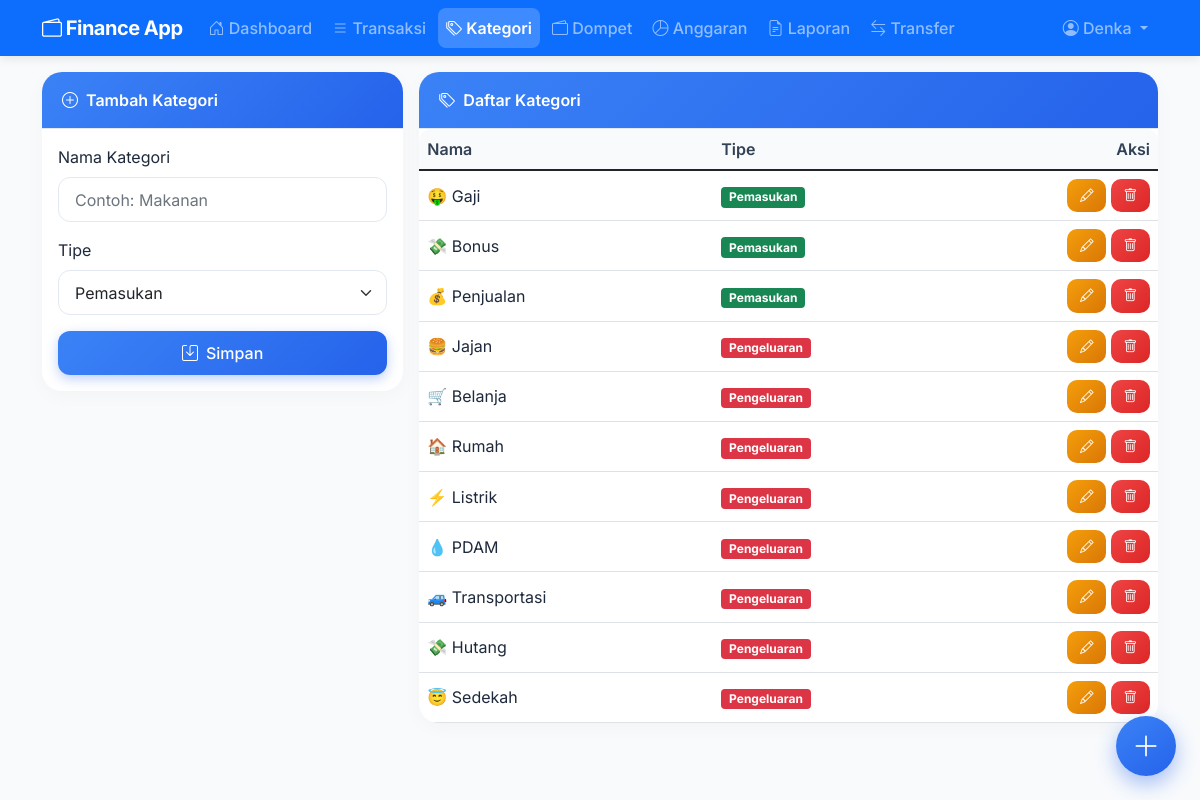
The page /categories (signed in) on the database as committed earlier.
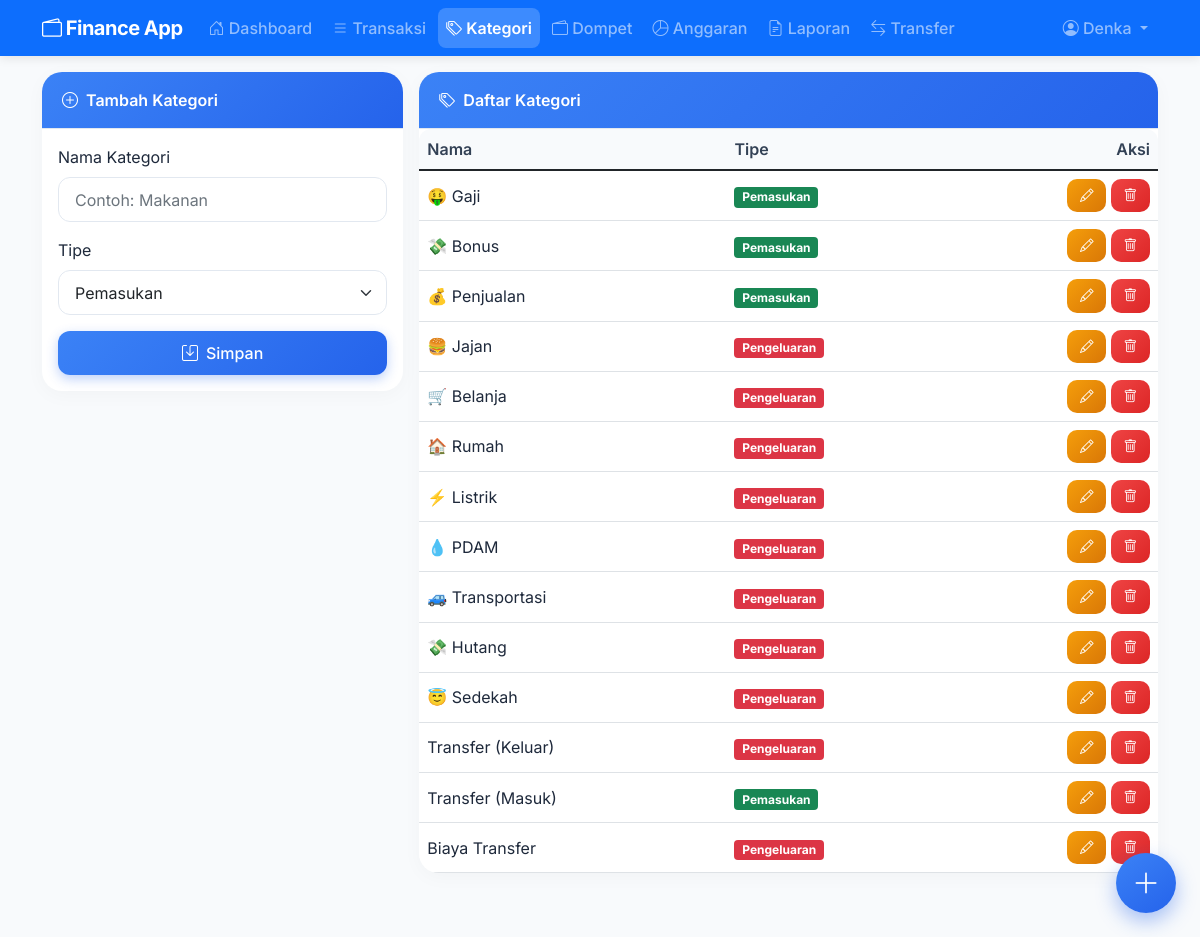
The same page on the database as committed later.
### models.py (models this page shows)
class Category(db.Model):
    id = db.Column(db.Integer, primary_key=True)
    name = db.Column(db.String(100), nullable=False)
    type = db.Column(db.String(10))  # 'income' atau 'expense'
    user_id = db.Column(db.Integer, db.ForeignKey('user.id'), nullable=False)

### app.py (the view)
@app.route('/categories')
@login_required
def categories():
    cats = Category.query.filter_by(user_id=current_user.id).all()
    return render_template('categories.html', categories=cats)

### app.py (called while the page is built)
@login_manager.user_loader
def load_user(user_id):
    return User.query.get(int(user_id))

### templates/categories.html (shortened to what this page needs)
{% extends "base.html" %}
{% block content %}
<div class="row g-3">
    <div class="col-md-4">
        <div class="card">
            <div class="card-header bg-primary text-white">
                <i class="bi bi-plus-circle me-2"></i>Tambah Kategori
            </div>
            <div class="card-body">
                <form action="{{ url_for('add_category') }}" method="post">
                    <div class="mb-3">
                        <label for="name" class="form-label fw-semibold">Nama Kategori</label>
                        <input type="text" class="form-control" id="name" name="name" placeholder="Contoh: Makanan" required>
                    </div>
                    <div class="mb-3">
                        <label for="type" class="form-label fw-semibold">Tipe</label>
                        <select class="form-select" id="type" name="type" required>
                            <option value="income">Pemasukan</option>
                        </select>
                    </div>
                    <button type="submit" class="btn btn-primary w-100"><i class="bi bi-save me-2"></i>Simpan</button>
                </form>
            </div>
        </div>
    </div>
    <div class="col-md-8">
        <div class="card">
            <div class="card-header bg-primary text-white">
                <i class="bi bi-tags me-2"></i>Daftar Kategori
            </div>
            <div class="card-body p-0">
                <div class="table-responsive">
                    <table class="table table-hover align-middle mb-0">
                        <thead>
                            <tr>
                                <th>Nama</th>
                                <th>Tipe</th>
                                <th class="text-end">Aksi</th>
                            </tr>
                        </thead>
                        <tbody>
                            {% for cat in categories %}
                            <tr>
                                <td>{{ cat.name }}</td>
                                <td>
                                    {% if cat.type == 'income' %}
                                        <span class="badge bg-success">Pemasukan</span>
                                    {% else %}
                                        <span class="badge bg-danger">Pengeluaran</span>
                                    {% endif %}
                                </td>
                                <td class="text-end">
                                    <button type="button" class="btn btn-sm btn-warning" data-bs-toggle="modal" data-bs-target="#editModal{{ cat.id }}">
                                        <i class="bi bi-pencil"></i>
                                    </button>
                                    <a href="{{ url_for('delete_category', id=cat.id) }}" class="btn btn-sm btn-danger delete-confirm">
                                        <i class="bi bi-trash"></i>
                                    </a>
                                </td>
                            </tr>
                            {% else %}
                            <tr>
                                <td colspan="3" class="text-center py-4">Belum ada kategori. Silakan tambah kategori baru.</td>
                            </tr>
                            {% endfor %}
                        </tbody>
                    </table>
                </div>
            </div>
        </div>
    </div>
</div>
{% endblock %}

Rows that differ between the two databases and show on the page:
added Category: name "Transfer (Keluar)", type "Pengeluaran"
added Category: name "Transfer (Masuk)", type "Pemasukan"
added Category: name "Biaya Transfer", type "Pengeluaran"
